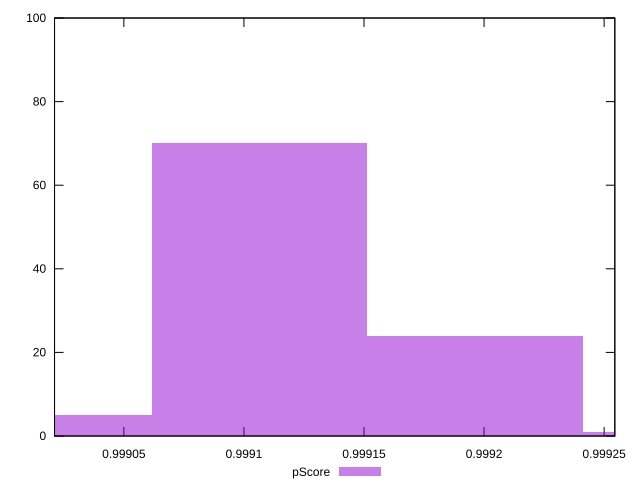

Source code (gnuplot):
reset

$pScore <<EOF
0.9991064243998113 70
0.9991961510656757 24
0.999016697733947 5
0.9992858777315401 1
EOF

set key outside below
set boxwidth 0.00008972666586437461
set xrange [0.9990211280684013:0.9992544576006384]
set yrange [0:100]
set trange [0:100]
set style fill transparent solid 0.5 noborder
set terminal svg size 640, 490 enhanced background rgb 'white'
set output "reports/report_00030_2021-02-24T20-42-31.540Z/interactive/samples/agenda/pScore/histogram.svg"

plot $pScore title "pScore" with boxes

reset
